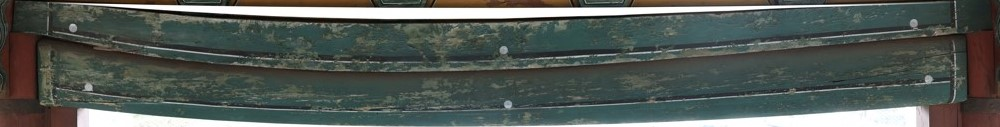
#> input picture Template_Matching/017A8500_HIGH_Template.jpg, 1000 x 127 px, given in place of 017A8500_HIGH.JPG, which was not available
$ python orb.py
#> lines starting #> are read from the running program, lines starting #| are printed output that depends on the picture; after the words box and inside, x2 and y2 are one past the last pixel; in counts of white or black regions, pixels touching at a corner belong together; pictures that were not available may be replaced by others from this repository, and a replacement may not be noted
import cv2
import numpy as np

src = cv2.imread("./Template_Matching/017A8500_HIGH.JPG")
#> src is the input picture: shape (127, 1000, 3); mean B, G, R 85.2, 90.1, 83.1
if src is None: raise Exception("Image Load Error")
gray = cv2.cvtColor(src, cv2.COLOR_BGR2GRAY)
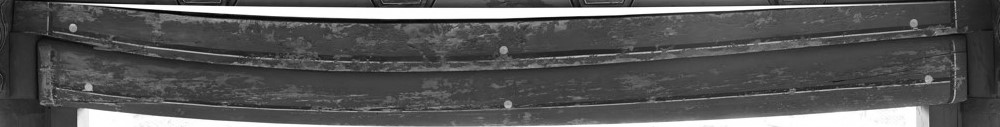
#> gray: shape (127, 1000); min 0, max 255, mean 87.4
target = cv2.imread("./Template_Matching/017A8500_Template.jpg", cv2.IMREAD_GRAYSCALE)
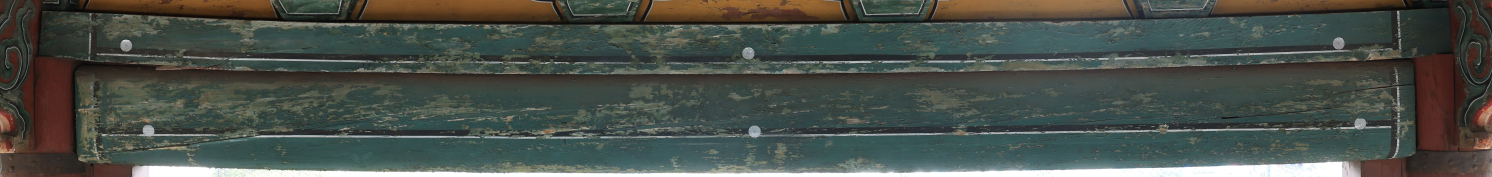
#> input picture Template_Matching/017A8500_Template.jpg, 7460 x 882 px, found by its file name (shown at 1/5 size)
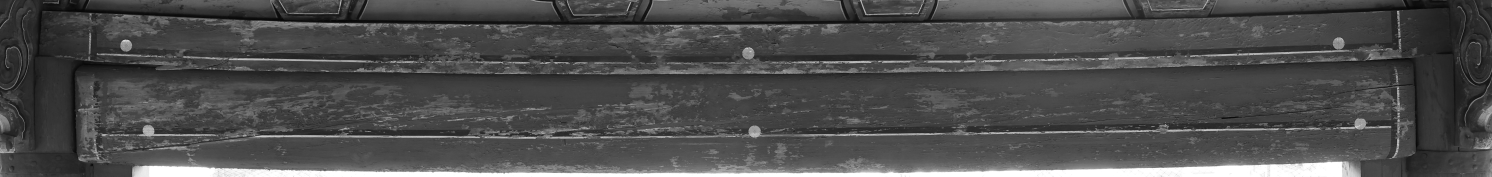
#> target: shape (882, 7460) (shown at 1/5 size); min 0, max 255, mean 77.7

orb = cv2.ORB_create(
    nfeatures=40000,
    scaleFactor=1.2,
    nlevels=8,
    edgeThreshold=31,
    firstLevel=0,
    WTA_K=2,
    scoreType=cv2.ORB_HARRIS_SCORE,
    patchSize=31,
    fastThreshold=20,
)

kp1, des1 = orb.detectAndCompute(gray, None)
#> kp1 = 998 keypoints; strongest (x, y, size): (91, 91, 31), (91, 88, 31), (934, 80, 31), (926, 81, 31)
kp2, des2 = orb.detectAndCompute(target, None)
#> kp2 = 38396 keypoints; strongest (x, y, size): (6988, 489, 31), (4355, 312, 31), (6988, 513, 31), (6990, 578, 31)

bf = cv2.BFMatcher(cv2.NORM_HAMMING, crossCheck=True)
matches = bf.match(des1, des2)
#> matches = 676 matches
matches = sorted(matches, key=lambda x: x.distance)

for i in matches[:100]:
    idx = i.queryIdx
    x1, y1 = kp1[idx].pt
    cv2.circle(src, (int(x1), int(y1)), 3, (255, 0, 0), 3)
#> this loop made 100 passes
#> (idx, x1, y1) on passes 1 to 12: (723, 398.4, 62.4), (172, 660, 51), (355, 514, 67), (735, 529.2, 64.8), (770, 391.2, 70.8), (109, 760, 43), (752, 517.2, 67.2), (926, 524.2, 66.24), (85, 791, 40), (99, 84, 42), (122, 739, 45), (123, 743, 45)
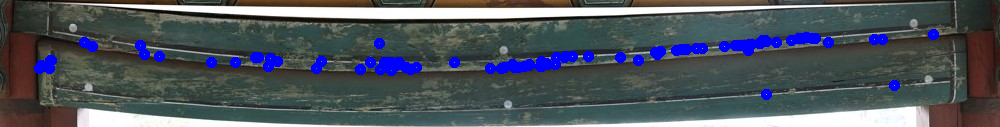
#> src: shape (127, 1000, 3); 4.74% of pixels changed, all inside (x1, y1, x2, y2) = (34, 29, 939, 100)

cv2.namedWindow("src", cv2.WINDOW_NORMAL)
cv2.imshow("src", src)
cv2.waitKey()
